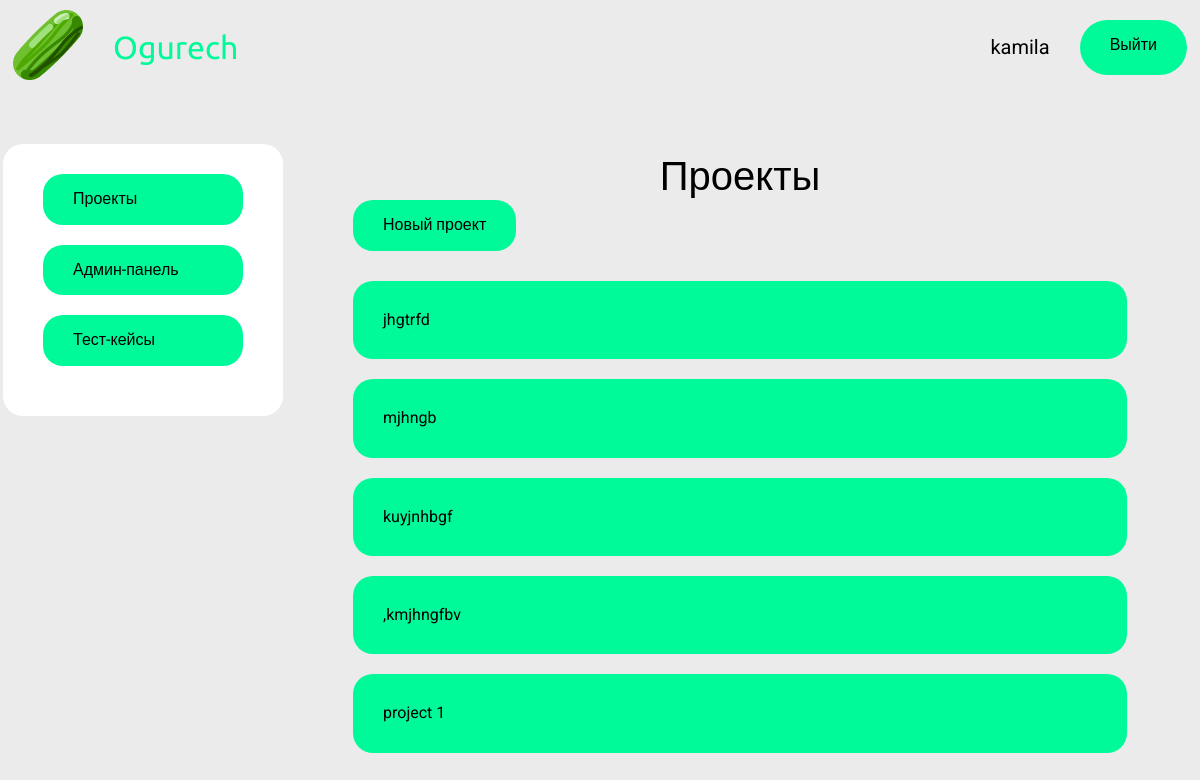
The page /test/projects (signed in) on the database as committed earlier.
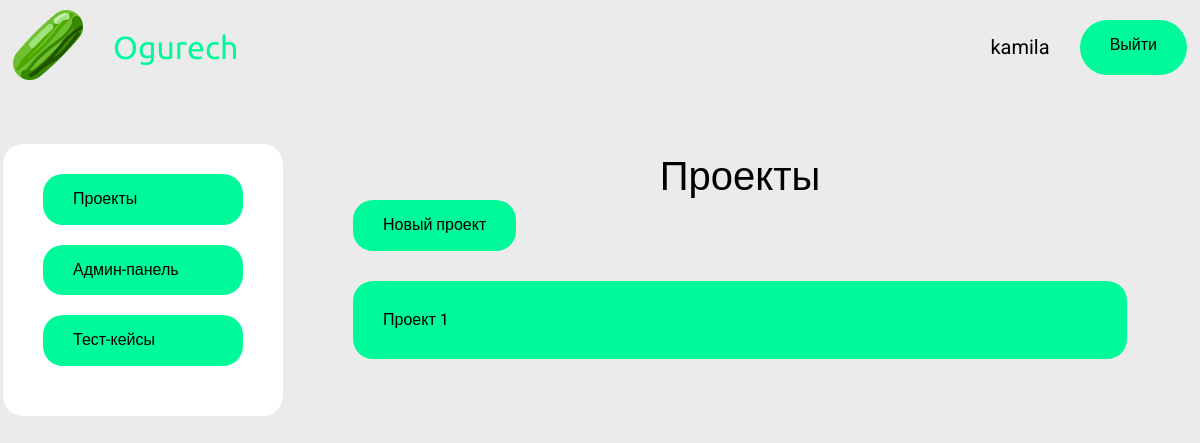
The same page on the database as committed later.
### service/models.py (models this page shows)
class Project(models.Model):
    name = models.CharField(max_length=200, unique=True)
    description = models.TextField(null=True)

### service/views.py (the view)
    def wrapper(*args, **kwargs) -> HttpResponse:
        request, data = func(*args, **kwargs)
        if not data['ok']:
            return render(request, ERROR.get_html(), context=data)
        return render(request, f'{data["template"]}.html', data)

### service/pages.py (called while the page is built)
    def get_full_name(self):
        return f'service/{self.name}'

### service/repository.py (called while the page is built)
    @staticmethod
    def find_projects():
        return Project.objects.all()

### service/service.py (called while the page is built)
    @staticmethod
    def find_projects():
        return list(DB.find_projects().values())

### service/views.py (called while the page is built)
def return_data_template(func):
    def wrapper(*args, **kwargs) -> HttpResponse:
        request, data = func(*args, **kwargs)
        if not data['ok']:
            return render(request, ERROR.get_html(), context=data)
        return render(request, f'{data["template"]}.html', data)
    return wrapper

@login_required(login_url='login')
@return_data_template
def find_projects(request):
    projects = ProjectService.find_projects()
    data = {'ok': True, 'projects': projects, 'template': PROJECTS.get_full_name(), 'action': 'FIND',
            'body': 'projects'}
    return request, data

### service/templates/service/projects.html (shortened to what this page needs)
{% extends 'base.html' %}
{% block main %}
    <main class="main container">
        <div class="wrapper">
            {% include 'include/side-menu.html' %}
            <section class="projects content-section">
                <span class="title">Проекты</span>
                <div class="btns">
                    <input class="add-btn" type="submit" value="Новый проект" />
                </div>
                <div class="content">
                    {% for project in projects %}
                        <div class="card">
                            <span class="card-title">{{ project.name }}</span>
                        </div>
                    {% endfor %}
                </div>
            </section>
        </div>
    </main>
{% endblock %}

Rows that differ between the two databases and show on the page:
removed Project: name "jhgtrfd"
removed Project: name "mjhngb"
removed Project: name "kuyjnhbgf"
removed Project: name ",kmjhngfbv"
removed Project: name "project 1"
added Project: name "Проект 1"
